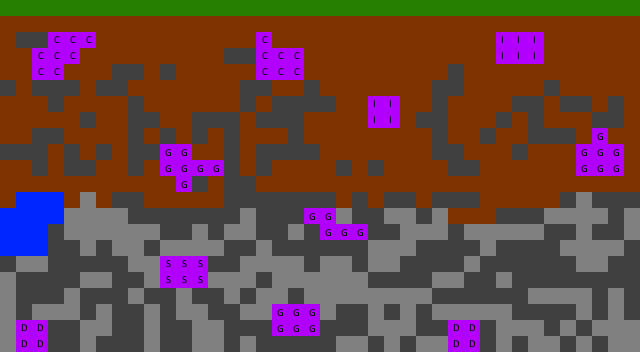

This game map was drawn from its Tiled (.tmx) file and the tilesets committed beside it. A one-line description and the trimmed map source follow:
An orthogonal 40x22 tile map with 16x16 px tiles, 1 tile layer (Kachelebene 1).

<map version="1.0" orientation="orthogonal" width="40" height="22" tilewidth="16" tileheight="16">
 <tileset firstgid="1" name="Tmp" tilewidth="16" tileheight="16">
  <image source="tilemap-tmp.png" width="160" height="160" />
 </tileset>
 <layer name="Kachelebene 1" width="40" height="22">
  <data>[880 cells, 880 non-empty, 10 distinct tile ids]</data>
 </layer>
</map>